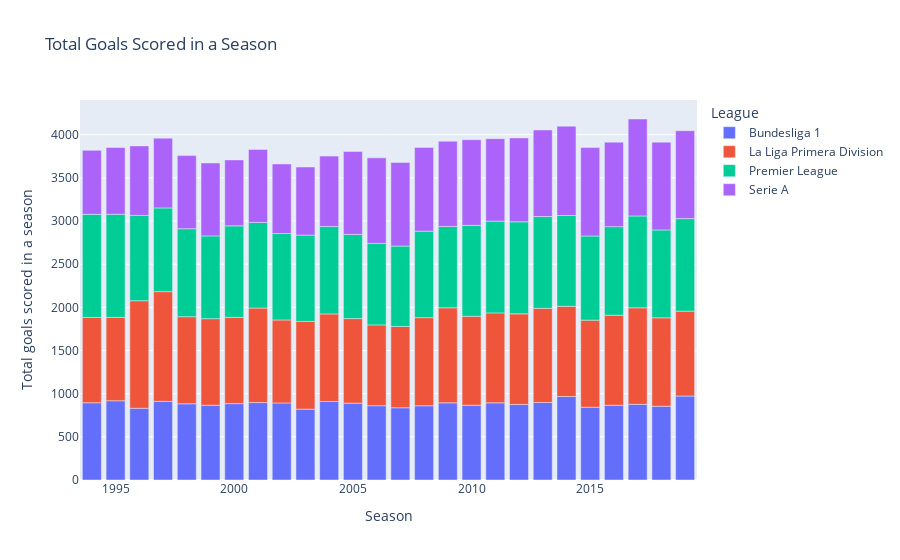

Here is the notebook cell this chart was saved with:
### Code cell
total_goals_per_season('Bar')

### Figure 1 — Plotly figure (JSON) as saved in the notebook; plotly's stock layout.template omitted (floating-point values rounded to 4 significant figures)
{"data": [{"alignmentgroup": "True", "hovertemplate": "League=Bundesliga 1<br>Season=%{x}<br>Total goals scored in a season=%{y}<extra></extra>", "legendgroup": "Bundesliga 1", "marker": {"color": "#636efa"}, "name": "Bundesliga 1", "offsetgroup": "Bundesliga 1", "orientation": "v", "showlegend": true, "textposition": "auto", "type": "bar", "x": [1994, 1995, 1996, 1997, 1998, 1999, 2000, 2001, 2002, 2003, 2004, 2005, 2006, 2007, 2008, 2009, 2010, 2011, 2012, 2013, 2014, 2015, 2016, 2017, 2018, 2019], "xaxis": "x", "y": [895, 918, 831, 911, 883, 866, 885, 897, 893, 821, 909, 890, 861, 837, 860, 894, 866, 894, 875, 898, 967, 843, 866, 877, 855, 973], "yaxis": "y"}, {"alignmentgroup": "True", "hovertemplate": "League=La Liga Primera Division<br>Season=%{x}<br>Total goals scored in a season=%{y}<extra></extra>", "legendgroup": "La Liga Primera Division", "marker": {"color": "#EF553B"}, "name": "La Liga Primera Division", "offsetgroup": "La Liga Primera Division", "orientation": "v", "showlegend": true, "textposition": "auto", "type": "bar", "x": [1994, 1995, 1996, 1997, 1998, 1999, 2000, 2001, 2002, 2003, 2004, 2005, 2006, 2007, 2008, 2009, 2010, 2011, 2012, 2013, 2014, 2015, 2016, 2017, 2018, 2019], "xaxis": "x", "y": [988, 966, 1246, 1271, 1009, 1003, 999, 1095, 961, 1016, 1015, 980, 936, 942, 1021, 1101, 1031, 1042, 1050, 1091, 1045, 1009, 1043, 1118, 1024, 983], "yaxis": "y"}, {"alignmentgroup": "True", "hovertemplate": "League=Premier League<br>Season=%{x}<br>Total goals scored in a season=%{y}<extra></extra>", "legendgroup": "Premier League", "marker": {"color": "#00cc96"}, "name": "Premier League", "offsetgroup": "Premier League", "orientation": "v", "showlegend": true, "textposition": "auto", "type": "bar", "x": [1994, 1995, 1996, 1997, 1998, 1999, 2000, 2001, 2002, 2003, 2004, 2005, 2006, 2007, 2008, 2009, 2010, 2011, 2012, 2013, 2014, 2015, 2016, 2017, 2018, 2019], "xaxis": "x", "y": [1195, 1195, 988, 970, 1019, 959, 1060, 992, 1001, 1000, 1012, 975, 944, 931, 1002, 942, 1053, 1063, 1066, 1063, 1052, 975, 1026, 1064, 1018, 1072], "yaxis": "y"}, {"alignmentgroup": "True", "hovertemplate": "League=Serie A<br>Season=%{x}<br>Total goals scored in a season=%{y}<extra></extra>", "legendgroup": "Serie A", "marker": {"color": "#ab63fa"}, "name": "Serie A", "offsetgroup": "Serie A", "orientation": "v", "showlegend": true, "textposition": "auto", "type": "bar", "x": [1994, 1995, 1996, 1997, 1998, 1999, 2000, 2001, 2002, 2003, 2004, 2005, 2006, 2007, 2008, 2009, 2010, 2011, 2012, 2013, 2014, 2015, 2016, 2017, 2018, 2019], "xaxis": "x", "y": [741, 773, 805, 808, 847, 845, 764, 845, 806, 789, 816, 960, 991, 969, 970, 988, 992, 955, 972, 1003, 1035, 1024, 979, 1123, 1017, 1019], "yaxis": "y"}], "layout": {"barmode": "relative", "legend": {"title": {"text": "League"}, "tracegroupgap": 0}, "title": {"text": "Total Goals Scored in a Season"}, "xaxis": {"anchor": "y", "domain": [0, 1], "title": {"text": "Season"}}, "yaxis": {"anchor": "x", "domain": [0, 1], "title": {"text": "Total goals scored in a season"}}}}
